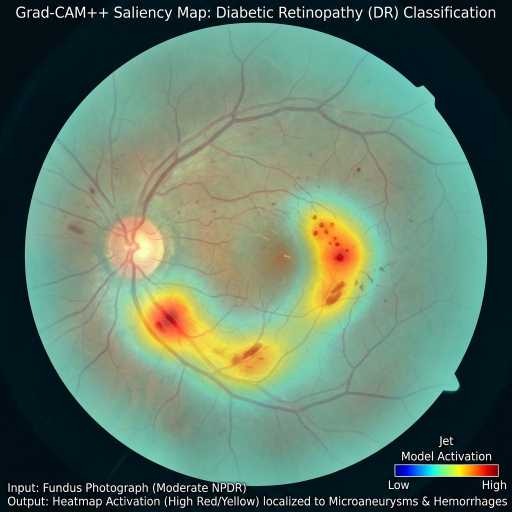
#> input picture src/assets/images/gradcam_moderate_npdr_1790493664120.jpg, 1024 x 1024 px (shown at 1/2 size)
$ python -i quality_service.py   (imports and definitions only)
#> lines starting #> are read from the running program, lines starting #| are printed output that depends on the picture
#> further down, picture is the input picture: PIL image 1024x1024 RGB; mean R, G, B 94, 119.4, 101.1
"""Real image-based retinal quality assessment service."""

from __future__ import annotations

from datetime import datetime, timezone
from pathlib import Path
from typing import Any, Dict

from PIL import Image, ImageFilter, ImageStat

from app.utils.image_utils import ImageValidationError


class QualityService:
    """Computes objective image quality metrics (dimensions, brightness, contrast, sharpness)."""

    def assess_image_file(self, image_path: Path) -> Dict[str, Any]:
        """Run quality checks on a saved image file."""
        if not image_path.is_file():
            raise ImageValidationError(f"Image file not found: {image_path}")
        with Image.open(image_path) as img:
            return self.assess_pil_image(img)

    def assess_pil_image(self, image: Image.Image) -> Dict[str, Any]:
        """Compute dimensions, brightness, contrast, blur/sharpness, and fundus FOV cues."""
        rgb = image.convert("RGB")
        width_px, height_px = rgb.size
#> width_px = 1024; height_px = 1024

        # Downsample copy for fast, consistent signal metrics without modifying original
        sample = rgb.copy()
        sample.thumbnail((512, 512))
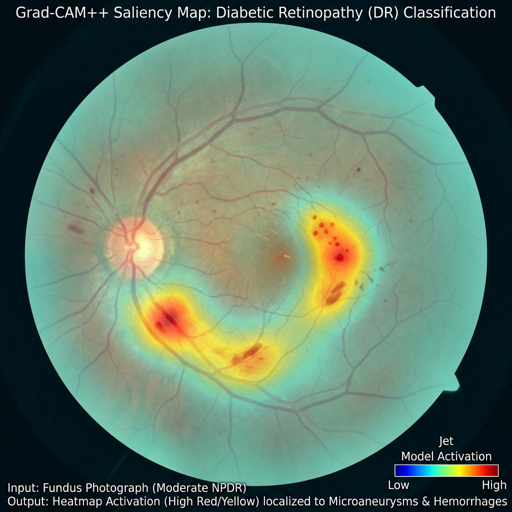
#> sample: PIL image 512x512 RGB; mean R, G, B 94.1, 119.4, 101.1
        sw, sh = sample.size
#> sw = 512; sh = 512

        gray = sample.convert("L")
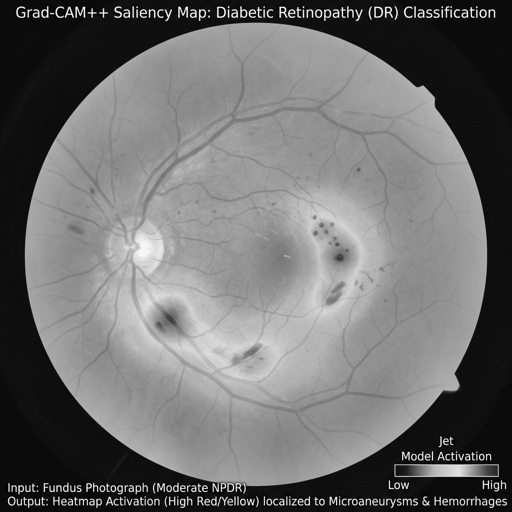
#> gray: PIL image 512x512 L; min 0, max 255, mean 109.7
        gray_stat = ImageStat.Stat(gray)
        mean_brightness = float(gray_stat.mean[0])
#> mean_brightness = 109.7
        contrast_std = float(gray_stat.stddev[0])
#> contrast_std = 69.08

        # Green channel carries strongest retinal vessel contrast
        _, green, _ = sample.split()
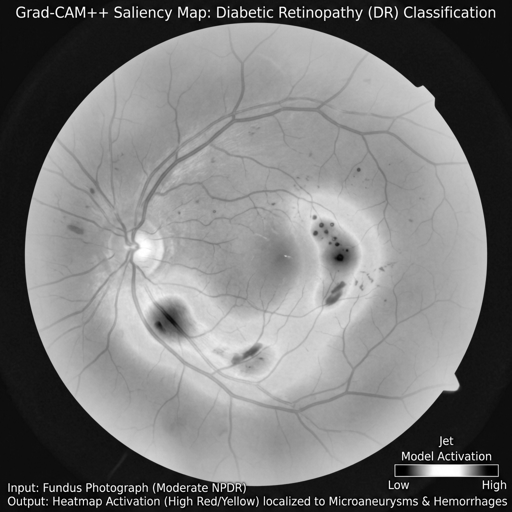
#> green: PIL image 512x512 L; min 0, max 255, mean 119.4
        # Discrete 4-neighbor Laplacian edge magnitude approximation
        laplacian_kernel = ImageFilter.Kernel(
            size=(3, 3),
            kernel=[0, 1, 0, 1, -4, 1, 0, 1, 0],
            scale=1,
            offset=128,
        )
        edge_img = green.filter(laplacian_kernel)
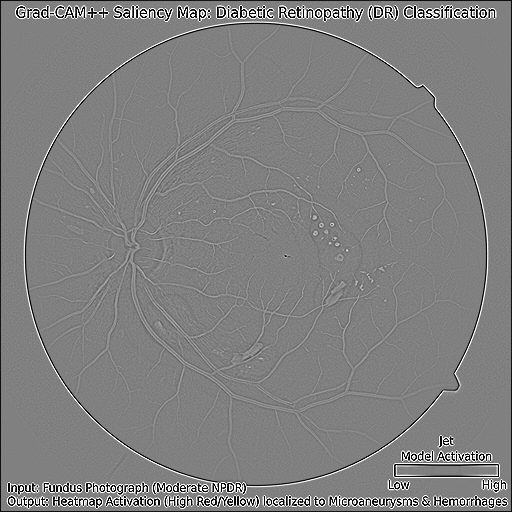
#> edge_img: PIL image 512x512 L; min 0, max 255, mean 128.1
        # Exclude the 2px unfiltered border produced by ImageFilter.Kernel
        if sw > 6 and sh > 6:
            edge_img = edge_img.crop((2, 2, sw - 2, sh - 2))
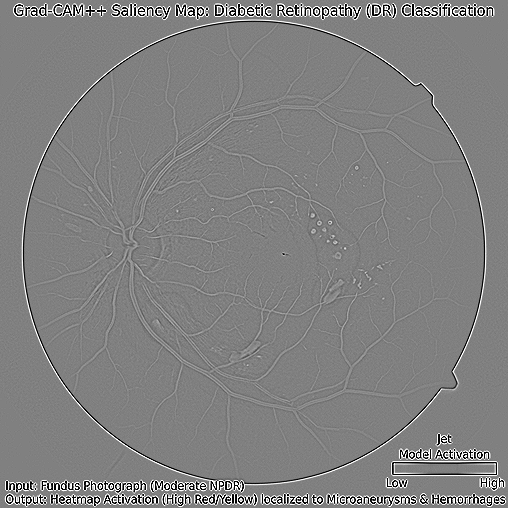
#> edge_img: PIL image 508x508 L; min 0, max 255, mean 128.9
        edge_stat = ImageStat.Stat(edge_img)
        # Stddev around 128 directly measures spatial edge / focus sharpness
        raw_sharpness = float(edge_stat.stddev[0])
#> raw_sharpness = 28.77

        # Center vs corner luminance to detect circular fundus geometry vs flat/blank frame
        cx0, cy0 = max(0, sw // 4), max(0, sh // 4)
#> cx0 = 128; cy0 = 128
        cx1, cy1 = min(sw, (3 * sw) // 4), min(sh, (3 * sh) // 4)
#> cx1 = 384; cy1 = 384
        center_crop = gray.crop((cx0, cy0, cx1, cy1))
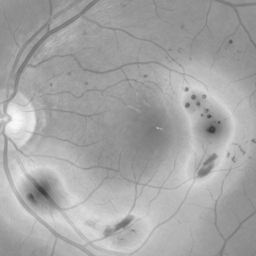
#> center_crop: PIL image 256x256 L; min 60, max 249, mean 165.3
        center_mean = float(ImageStat.Stat(center_crop).mean[0])
#> center_mean = 165.3

        corner_size = max(8, min(sw, sh) // 10)
#> corner_size = 51
        tl_corner = gray.crop((0, 0, corner_size, corner_size))
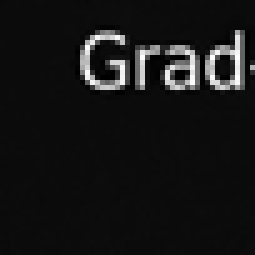
#> tl_corner: PIL image 51x51 L (shown 5 times larger); min 0, max 255, mean 21.9
        corner_mean = float(ImageStat.Stat(tl_corner).mean[0])
#> corner_mean = 21.86

        # Score 1: Resolution
        min_dim = min(width_px, height_px)
#> min_dim = 1024
        if min_dim >= 1024:
            resolution_score = 98
        elif min_dim >= 512:
            resolution_score = 88
        elif min_dim >= 256:
            resolution_score = 72
        else:
            resolution_score = 45

        # Score 2: Sharpness / Blur (raw_sharpness < 3.0 indicates heavy blur/flat image)
        if raw_sharpness >= 10.0:
            sharpness_score = min(97, round(82 + min(15.0, (raw_sharpness - 10.0) * 1.1)))
#> sharpness_score = 97
        elif raw_sharpness >= 5.0:
            sharpness_score = round(68 + (raw_sharpness - 5.0) * 2.8)
        else:
            sharpness_score = max(25, round(raw_sharpness * 12))

        # Score 3: Illumination (target balanced mean brightness ~45-205 and contrast >= 18)
        if 45.0 <= mean_brightness <= 205.0 and contrast_std >= 20.0:
            brightness_penalty = abs(mean_brightness - 115.0) * 0.15
#> brightness_penalty = 0.788
            contrast_bonus = min(15.0, (contrast_std - 20.0) * 0.35)
#> contrast_bonus = 15
            illumination_score = max(70, min(96, round(85 + contrast_bonus - brightness_penalty)))
#> illumination_score = 96
        elif 25.0 <= mean_brightness <= 230.0 and contrast_std >= 10.0:
            illumination_score = 68
        else:
            illumination_score = 40

        # Score 4: Fundus geometry & Field of View
        has_fundus_geometry = center_mean > 30.0 and contrast_std >= 14.0
#> has_fundus_geometry = True
        has_circular_falloff = has_fundus_geometry and (corner_mean < center_mean or center_mean > 40.0)
#> has_circular_falloff = True
        fundus_score = 94 if has_circular_falloff else (80 if has_fundus_geometry else 45)
#> fundus_score = 94
        fov_score = 92 if has_circular_falloff else (76 if has_fundus_geometry else 50)
#> fov_score = 92

        overall_score = round(
            fundus_score * 0.20
            + sharpness_score * 0.30
            + illumination_score * 0.20
            + fov_score * 0.15
            + resolution_score * 0.15
        )
#> overall_score = 96

        if overall_score >= 78 and sharpness_score >= 60 and illumination_score >= 60:
            status = "passed"
        elif overall_score >= 58:
            status = "review"
        else:
            status = "failed"

        checked_at = datetime.now(timezone.utc).isoformat()
        resolution_detail = f"{width_px} × {height_px}"
#> resolution_detail = '1024 × 1024'

        metrics = {
            "fundusDetected": {
                "id": "fundus_detected",
                "name": "Fundus Detected",
                "passed": fundus_score >= 75,
                "score": fundus_score,
                "description": (
                    f"Center luminance {center_mean:.1f}, contrast std {contrast_std:.1f}"
                ),
            },
            "focusSharpness": {
                "id": "focus_sharpness",
                "name": "Focus & Sharpness",
                "passed": sharpness_score >= 70,
                "score": sharpness_score,
                "description": f"Green-channel Laplacian edge std: {raw_sharpness:.2f}",
            },
            "illumination": {
                "id": "illumination",
                "name": "Illumination",
                "passed": illumination_score >= 70,
                "score": illumination_score,
                "description": f"Mean brightness {mean_brightness:.1f}/255, contrast {contrast_std:.1f}",
            },
            "fieldOfView": {
                "id": "field_of_view",
                "name": "Field of View",
                "passed": fov_score >= 75,
                "score": fov_score,
                "description": f"Center-to-margin luminance ratio ({center_mean:.1f} vs {corner_mean:.1f})",
            },
            "resolution": {
                "id": "resolution",
                "name": "Resolution",
                "passed": resolution_score >= 70,
                "score": resolution_score,
                "description": f"Native pixel matrix {width_px} x {height_px} px",
            },
        }

        return {
            "overall_score": overall_score,
            "status": status,
            "width_px": width_px,
            "height_px": height_px,
            "mean_brightness": round(mean_brightness, 2),
            "contrast_std": round(contrast_std, 2),
            "sharpness_score": round(raw_sharpness, 2),
            "resolution_detail": resolution_detail,
            "checked_at": checked_at,
            "metrics": metrics,
        }

>>> from PIL import Image
>>> picture = Image.open('../../../src/assets/images/gradcam_moderate_npdr_1790493664120.jpg')
>>> result = QualityService().assess_pil_image(picture)
#> result = 10 items

$ run again, on src/assets/images/gradcam_normal_1790493692563.jpg
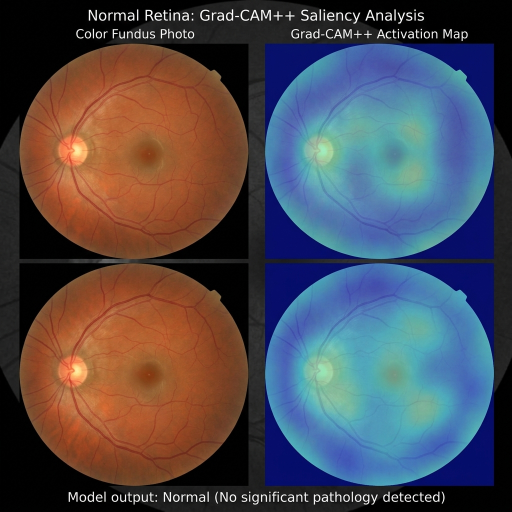
#> input picture src/assets/images/gradcam_normal_1790493692563.jpg, 1024 x 1024 px (shown at 1/2 size)
#> picture is the input picture: PIL image 1024x1024 RGB; mean R, G, B 78.1, 75.3, 82.3
#> mean_brightness = 76.98
#> contrast_std = 52.7
#> raw_sharpness = 25.28
#> in assess_pil_image, `center_crop = gray.crop((cx0, cy0, cx1, cy1))`:
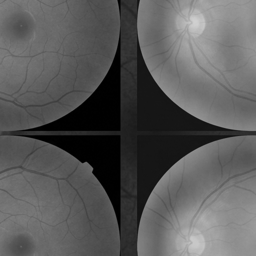
#> center_crop: PIL image 256x256 L; min 0, max 208, mean 89.6
#> center_mean = 89.57
#> in assess_pil_image, `tl_corner = gray.crop((0, 0, corner_size, corner_size))`:
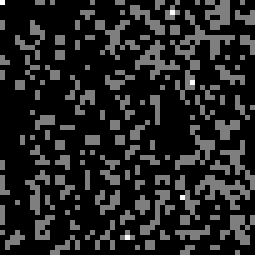
#> tl_corner: PIL image 51x51 L (shown 5 times larger); min 0, max 2, mean 0.281; drawn with min black and max white
#> corner_mean = 0.281
#> sharpness_score = 97
#> brightness_penalty = 5.7
#> contrast_bonus = 11.45
#> illumination_score = 91
#> has_fundus_geometry = True
#> fundus_score = 94
#> fov_score = 92
#> overall_score = 95
#> result = 10 items
